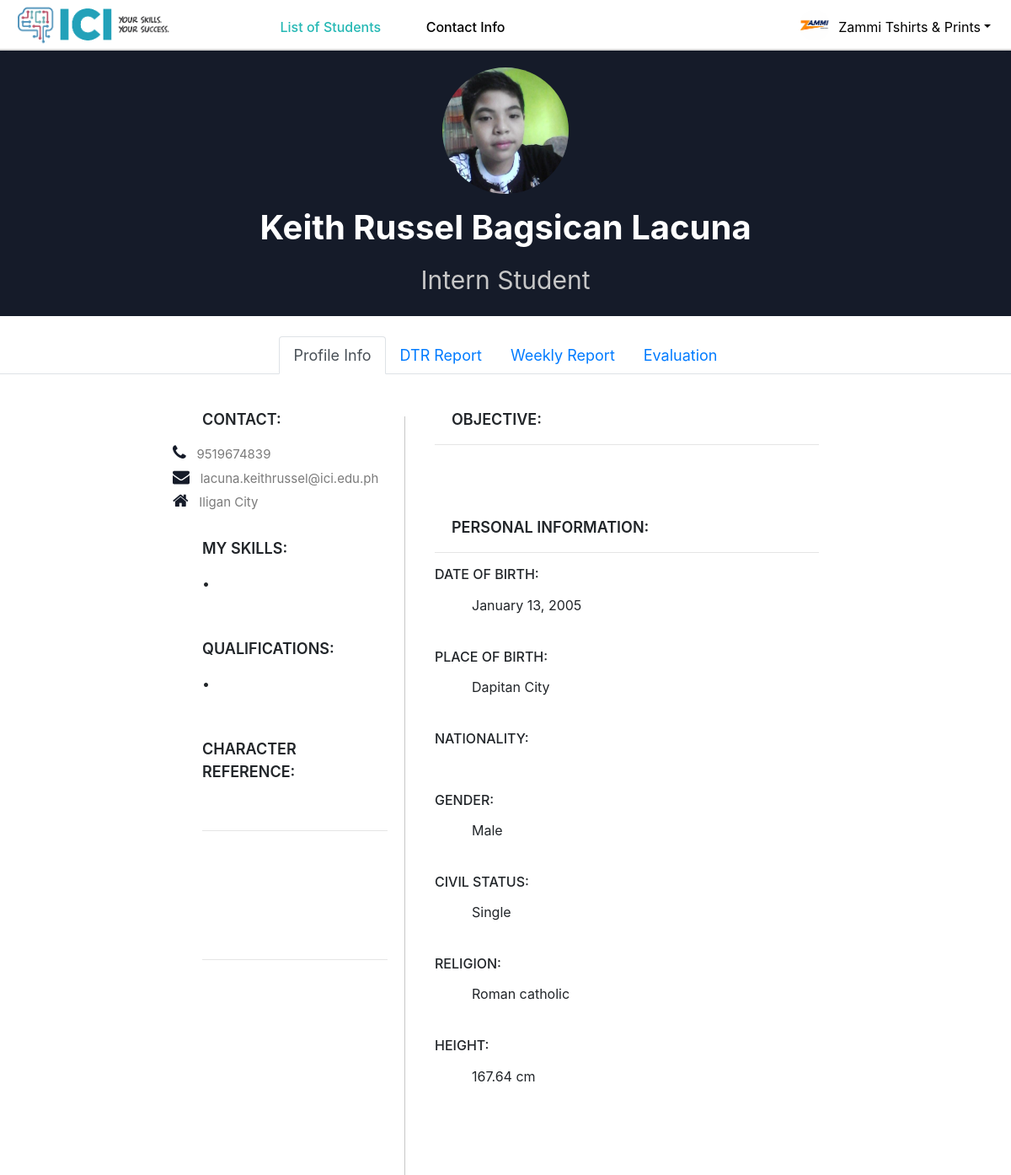
The page /dep-view.php?lrn=128104100036 (signed in) on the database its author committed.
### tables this page shows
CREATE TABLE `departments` (
  `ID` bigint(20) NOT NULL,
  `username` varchar(20) NOT NULL,
  `department` varchar(80) NOT NULL,
  `email` varchar(255) NOT NULL,
  `pass` varchar(500) NOT NULL,
  `address` varchar(255) NOT NULL,
  `number` varchar(500) NOT NULL,
  `fb` varchar(255) NOT NULL,
  `picture` text NOT NULL
);

CREATE TABLE `students` (
  `fname` varchar(80) NOT NULL,
  `mname` varchar(80) NOT NULL,
  `lname` varchar(80) NOT NULL,
  `lrn` varchar(12) NOT NULL,
  `email` varchar(255) NOT NULL,
  `cpnum` bigint(11) NOT NULL,
  `pass` varchar(255) NOT NULL,
  `nschool` text NOT NULL,
  `department` text NOT NULL,
  `coordinator` varchar(255) NOT NULL,
  `block` varchar(80) NOT NULL,
  `schoolyear` varchar(9) NOT NULL,
  `hrs` int(11) NOT NULL,
  `homeaddress` text NOT NULL,
  `bdate` date NOT NULL,
  `placeofbirth` varchar(500) NOT NULL,
  `Gender` varchar(80) NOT NULL,
  `nationality` text NOT NULL,
  `marital_status` text NOT NULL,
  `religion` varchar(1000) NOT NULL,
  `height` varchar(10) NOT NULL,
  `skills` varchar(700) NOT NULL,
  `qualifications` varchar(700) NOT NULL,
  `picture` text NOT NULL,
  `objective` text NOT NULL,
  `cr1name` text NOT NULL,
  `cr1relation` text NOT NULL,
  `cr1info` varchar(255) NOT NULL,
  `cr2name` text NOT NULL,
  `cr2relation` text NOT NULL,
  `cr2info` varchar(255) NOT NULL,
  `schedule` text NOT NULL,
  `startdate` date NOT NULL,
  `remarks` varchar(80) NOT NULL,
  `status` varchar(80) NOT NULL,
  `dateRegistered` date NOT NULL
);

### dep-view.php (the view, shortened to what this page needs)
<?php
include('capstone_database.php');
include('navigation_bar_department.php');
?>
<!DOCTYPE html>
<html lang="en">
<head>
    <link rel="stylesheet" href="https://cdn.datatables.net/1.13.4/css/jquery.dataTables.min.css">
</head>
<body>
<div class="top-section">
    <?php
        $id = $_GET['lrn'];
        $sequel = "SELECT * FROM students WHERE lrn = '$id'";
        $result = mysqli_query($mysqli, $sequel);
        $row = mysqli_fetch_assoc($result);
    ?>
    <img src="uploads/<?php if($row['picture'] == null){ echo "silhouette.png"; } else {echo $row['picture'];} ?>" class="profile" />
    <p class="p1"><?php echo $row['fname'] . " " . $row['mname'] . " " . $row['lname']; ?></span></p>
    <p class="p2">Intern Student</p>
</div>
<br>
<div>
<div>
<div>
        <ul class="nav nav-tabs justify-content-center" id="myTab" role="tablist">
        <li class="nav-item" role="presentation">
            <a style='font-size: 18px;' class="nav-link active" id="home-tab" data-toggle="tab"  data-bs-target="#home" href="#home" role="tab" aria-controls="home" aria-selected="true">Profile Info</a>
        </li>
        <li class="nav-item" role="presentation">
            <a style='font-size: 18px;' class="nav-link" id="dtr-tab" data-toggle="tab"  data-bs-target="#dtr" href="#dtr" role="tab" aria-controls="dtr" aria-selected="true">DTR Report</a>
        </li>
        <li class="nav-item" role="presentation">
            <a style='font-size: 18px;' class="nav-link" id="week-tab" data-toggle="tab"  data-bs-target="#week" href="#week" role="tab" aria-controls="week" aria-selected="true">Weekly Report</a>
        </li>
        <li class="nav-item" role="presentation">
            <a style='font-size: 18px;' class="nav-link" id="evaluation-tab" data-toggle="tab"  data-bs-target="#evaluation" href="#evaluation" role="tab" aria-controls="evaluation" aria-selected="false">Evaluation</a>
        </li>
        </ul>
        <div class="tab-content" id="myTabContent">
            <div class="tab-pane fade show active" id="home" role="tabpanel" aria-labelledby="home-tab">
                <div class="main">
                        <?php
                        	$id = $_GET['lrn'];
                            $sequel = "SELECT * FROM students WHERE lrn = '$id'";
                            $result = mysqli_query($mysqli, $sequel);
                            $row = mysqli_fetch_assoc($result);
                        ?>
                    <div class="col-div-4">
                        <div class="content-box">
                            <p class="head">Contact:</p>
                            <p class="p3"><i class="fa fa-phone" aria-hidden="true"></i> &nbsp;&nbsp;<?php echo $row['cpnum'] ?></p>
                            <p class="p3"><i class="fa fa-envelope" aria-hidden="true"></i> &nbsp;&nbsp;<?php echo $row['email'] ?></p>
                            <p class="p3"><i class="fa fa-home" aria-hidden="true"></i> &nbsp;&nbsp;<?php echo $row['homeaddress'] ?></p>
                            <br/>
                            <p class="head">MY SKILLS:</p>
                            <ul class="skills">
                                <?php echo "• " . str_replace(',', '<br>•', $row['skills'])  ?>
                            </ul>
                            <br><br><br>
                            <p class="head" style="margin-top: -20px;">QUALIFICATIONS:</p>
                            <ul class="skills">
                                <?php echo "• " . str_replace(',', '<br>•', $row['qualifications'])  ?>
                            </ul>
                            <br><br><br>
                            <p class="head" style="margin-top: -20px;">CHARACTER REFERENCE:</p>
                            <ul class="skills">
                                <?php
                                    echo "<b>" . $row['cr1name'] . "</b><br><hr>";
                                    echo $row['cr1relation'] . "<br>";
                                    echo $row['cr1info'] . "<br>";
                                ?>
                            </ul>
                            <br><br>
                            <ul class="skills">
                                <?php
                                    echo "<b>" . $row['cr2name'] . "</b><br><hr>";
                                    echo $row['cr2relation'] . "<br>";
                                    echo $row['cr2info'] . "<br>";
                                ?>
                            </ul>
                        </div>
                    </div>
                    <div class="line"></div>
                        <div class="col-div-8">
                            <div class="content-box">
                            <p class="head">Objective:</p><hr>
                            <p class="p3" style="font-size: 14px;"><?php echo $row['objective'] ?><br>
                            <br><br>
                            <p class="head">Personal Information:</p><hr>
                            <h6>DATE OF BIRTH:</h6>
                            <p class="p-4"><?php echo date_format(date_create($row['bdate']), "F d, Y") ?></p>
                            <h6>PLACE OF BIRTH:</h6>
                            <p class="p-4"><?php echo $row['placeofbirth'] ?></p>
                            <h6>NATIONALITY:</h6>
                            <p class="p-4"><?php echo $row['nationality'] ?></p>
                            <h6>GENDER:</h6>
                            <p class="p-4"><?php echo $row['Gender'] ?></p>
                            <h6>CIVIL STATUS:</h6>
                            <p class="p-4"><?php echo $row['marital_status'] ?></p>
                            <h6>RELIGION:</h6>
                            <p class="p-4"><?php echo stripslashes($row['religion']) ?></p>
                            <h6>HEIGHT:</h6>
                            <p class="p-4"><?php echo $row['height'] . " cm" ?></p>
                        </div>
                    </div>
                </div>
            </div>
            </div>
</body>
</html>

### navigation_bar_department.php (shortened to what this page needs)
<!DOCTYPE html>
<html lang="en">
<head>
<link rel="stylesheet" href="https://stackpath.bootstrapcdn.com/bootstrap/4.5.0/css/bootstrap.min.css">
<link rel="stylesheet" href="https://maxcdn.bootstrapcdn.com/font-awesome/4.7.0/css/font-awesome.min.css">
</head>
<body>
<nav class="navbar navbar-expand-xl navbar-light" style="position: sticky; top: 0; background-color: #FFF; height: 60px;">
	<a href="#" class="navbar-brand"><img src="uploads/logo.png" alt="ICI logo"class="logo">
 </a>
	<div id="navbarCollapse" class="collapse navbar-collapse justify-content-start">
		<div class="navbar-nav">
        &nbsp;&nbsp;&nbsp;&nbsp;&nbsp;&nbsp;&nbsp;&nbsp;&nbsp; <a class="highlight1" href="department-studentslist.php" class="nav-item nav-link" style= "margin-left: 20px; margin-right: 20px;">List of Students</a> &nbsp;&nbsp;&nbsp;
			<a class="highlight2" href="dep-contactinfo.php" class="nav-item nav-link" style= "margin-left: 20px; margin-right: 20px;">Contact Info</a>
		</div>
		<div class="navbar-nav ml-auto">
			<div class="nav-item dropdown">
				<?php
					include 'capstone_database.php';
					$myseq = "SELECT * FROM `departments` WHERE `ID` ='" . $_SESSION['department'] . "'";
					$result = mysqli_query($mysqli, $myseq);
					$row = mysqli_fetch_assoc($result);
				?>
				<a style="color: black;" href="#" data-toggle="dropdown" class="nav-link dropdown-toggle user-action"><img src="uploads/<?php echo $row['picture'] ?>" class="avatar" alt="Avatar"><?php echo $row['department'] ?><b class="caret"></b></a>
			</div>
		</div>
	</div>
</nav>
</body>
</html>

### navigation_bar_department.php (style rules this page uses)
body { background: #FFF; height: auto; }
.navbar { background: #000; padding-left: 16px; padding-right: 16px; border-bottom: 2px solid #d6d6d6; box-shadow: 0 0 4px rgba(0,0,0,.1); z-index: 100; }
.nav-link img { border-radius: 50%; width: 36px; height: 36px; margin: -8px 0; float: left; margin-right: 10px; }
.navbar .navbar-brand { color: black; padding-left: 0; padding-right: 50px; font-family: 'Merienda One', sans-serif; }
.logo { width: 190px; top: 12px; list-style: none; }
.navbar-nav a { margin-top: 5px; }
.highlight1, .highlight2 { color: #000; font-weight: 500; }

### dep-view.php (style rules this page uses)
.highlight1 { color: #25B8B4; font-weight: 500; }
.main { height: auto; width: 800px; margin: 20px auto; }
.top-section { background-color:#151b29; text-align: center; padding: 20px; }
.profile { width: 150px; border-radius: 50%; }
.p1 { color: white; font-size: 40px; font-weight: bold; margin: 0px; margin-top: 10px; }
.p2 { font-size: 30px; color: #c7c7c7; margin: 0px; margin-top: 10px; }
.col-div-4 { width: 35%; float: left; }
.col-div-8 { width: 62%; float: left; }
.line { border-left: 1px solid #c7c7c7; height: 900px; width: 2%; margin-top: 30px; float:left; }
.content-box { padding: 20px; }
.head { font-size: 18px; text-transform: uppercase; font-weight: 600; }
.p3 { color: #7b7b7b; margin-bottom: 5px; font-size: 15px; margin-left: -15px; }
.fa { color: #151b29; font-size: 20px; }
.skills { margin-left: -20px; margin-bottom: 0px; }
h6 { margin-bottom: -10px; }
p { margin-left: 20px; }

### rows shown on the page
departments: picture (picture), department "Zammi Tshirts & Prints"
students: picture (picture), fname "Keith Russel", mname "Bagsican", lname "Lacuna", cpnum "9519674839", email "lacuna.keithrussel@ici.edu.ph", homeaddress "Iligan City", bdate "January 13, 2005", placeofbirth "Dapitan City", Gender "Male", marital_status "Single", religion "Roman catholic", height "167.64"
